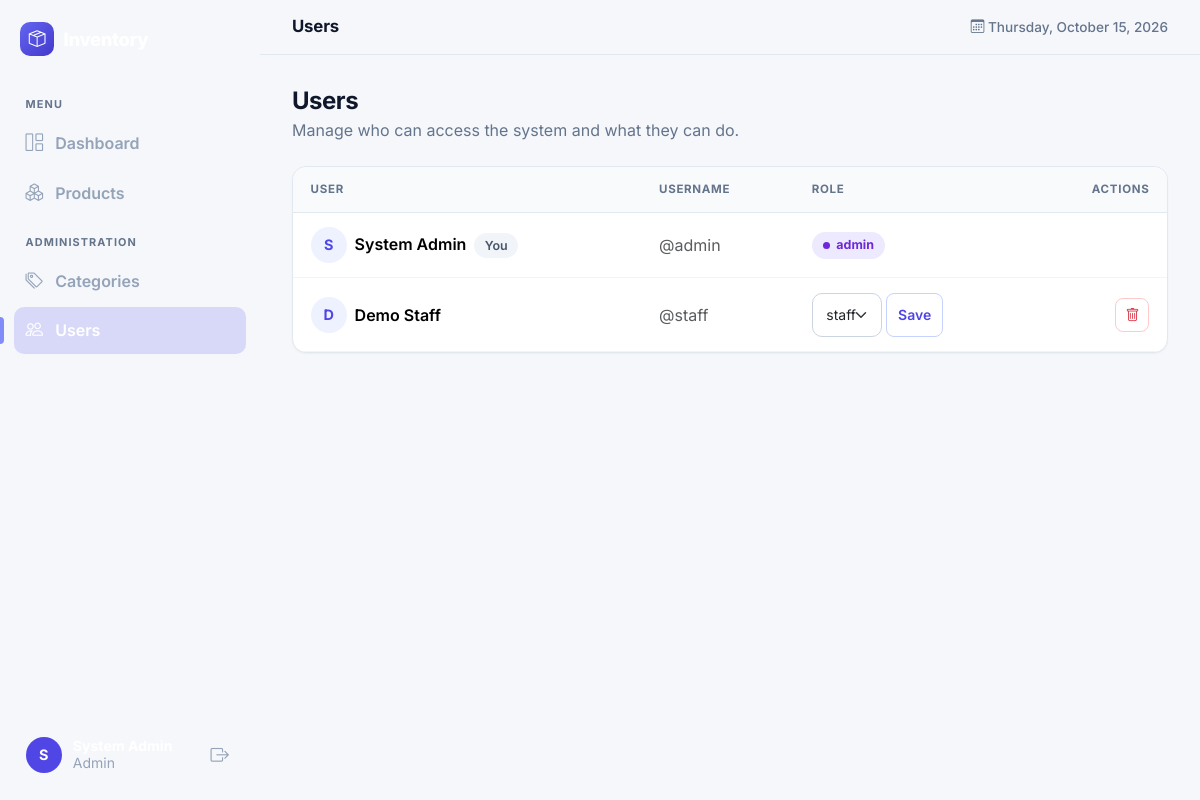
/users.php (signed in), run on the app's committed database.
### tables this page shows
CREATE TABLE users (
    id INT AUTO_INCREMENT PRIMARY KEY,
    full_name VARCHAR(100) NOT NULL,
    username VARCHAR(50) NOT NULL UNIQUE,
    password VARCHAR(255) NOT NULL,
    role ENUM('admin','staff') NOT NULL DEFAULT 'staff'
);

### db.php (called while the page is built, shortened)
<?php
function e($text) {
    return htmlspecialchars((string)$text, ENT_QUOTES, 'UTF-8');
}

### users.php (the view, shortened to what this page needs)
<?php
include "db.php";
$users = mysqli_query($conn, "SELECT id, full_name, username, role FROM users ORDER BY id");
include "header.php";
?>
<div class="page-head">
    <div>
        <h3>Users</h3>
        <p>Manage who can access the system and what they can do.</p>
    </div>
</div>
<div class="card">
    <div class="table-responsive">
        <table class="table">
            <thead><tr><th>User</th><th>Username</th><th>Role</th><th class="text-end">Actions</th></tr></thead>
            <tbody>
            <?php while ($u = mysqli_fetch_assoc($users)) { ?>
                <tr>
                    <td>
                        <div class="d-flex align-items-center gap-2">
                            <span class="avatar"><?= e(strtoupper(mb_substr($u['full_name'], 0, 1))) ?></span>
                            <span class="fw-semibold"><?= e($u['full_name']) ?><?php if ($u['id'] == $_SESSION['user_id']) { ?> <span class="pill ms-1">You</span><?php } ?></span>
                        </div>
                    </td>
                    <td class="text-muted">@<?= e($u['username']) ?></td>
                    <td>
                        <?php if ($u['id'] == $_SESSION['user_id']) { ?>
                            <span class="status role-<?= e($u['role']) ?>"><?= e($u['role']) ?></span>
                        <?php } else { ?>
                        <form method="post" class="d-flex gap-1">
                            <select name="role" class="form-select form-select-sm w-auto">
                                <option value="staff" <?= $u['role'] == 'staff' ? 'selected' : '' ?>>staff</option>
                            </select>
                            <button class="btn btn-sm btn-outline-primary">Save</button>
                        </form>
                        <?php } ?>
                    </td>
                    <td class="text-end">
                        <?php if ($u['id'] != $_SESSION['user_id']) { ?>
                        <form method="post" class="d-inline" onsubmit="return confirm('Delete this user?');">
                            <button class="btn btn-sm btn-outline-danger icon-btn" title="Delete"><i class="bi bi-trash"></i></button>
                        </form>
                        <?php } ?>
                    </td>
                </tr>
            <?php } ?>
            </tbody>
        </table>
    </div>
</div>
<?php include "footer.php"; ?>

### css/style.css (style rules this page uses)
:root { --brand: #4f46e5; --brand-dark: #4338ca; --brand-soft: #eef2ff; --ink: #0f172a; --muted: #64748b; --line: #e2e8f0; --bg: #f5f7fb; --radius: 14px; }
body { font-family: 'Inter', system-ui, -apple-system, 'Segoe UI', sans-serif; background: var(--bg); color: var(--ink); -webkit-font-smoothing: antialiased; }
h1, h2, h3, h4, h5 { letter-spacing: -.02em; font-weight: 700; }
.btn { border-radius: 10px; font-weight: 600; padding: .55rem 1rem; }
.btn-sm { padding: .3rem .7rem; border-radius: 8px; }
.btn-outline-primary { color: var(--brand); border-color: #c7d2fe; }
.btn-outline-danger { border-color: #fecaca; }
.form-control, .form-select { border-radius: 10px; border: 1px solid #cbd5e1; padding: .65rem .85rem; }
.card { border: 1px solid var(--line); border-radius: var(--radius); box-shadow: 0 1px 2px rgba(15,23,42,.04); }
.avatar { width: 36px; height: 36px; border-radius: 50%; display: grid; place-items: center; flex: none; background: var(--brand-soft); color: var(--brand); font-weight: 700; font-size: .9rem; }
.page-head { display: flex; justify-content: space-between; align-items: flex-end; gap: 1rem; flex-wrap: wrap; margin-bottom: 1.5rem; }
.page-head h3 { margin: 0; }
.page-head p { margin: .15rem 0 0; color: var(--muted); }
.table { --bs-table-bg: transparent; margin: 0; }
.table thead th { background: #f8fafc; color: var(--muted); font-size: .72rem; text-transform: uppercase; letter-spacing: .06em; font-weight: 700; border-bottom: 1px solid var(--line); padding: .85rem 1.1rem; white-space: nowrap; }
.table tbody td { padding: .9rem 1.1rem; vertical-align: middle; border-color: #f1f5f9; }
.card > .table-responsive { border-radius: var(--radius); }
.pill { display: inline-block; font-size: .78rem; font-weight: 600; padding: .2rem .65rem; border-radius: 999px; background: #f1f5f9; color: #475569; }
.status { display: inline-flex; align-items: center; gap: .4rem; font-size: .78rem; font-weight: 700; padding: .25rem .7rem; border-radius: 999px; }
.status::before { content: ''; width: 7px; height: 7px; border-radius: 50%; background: currentColor; }
.role-admin { background: #ede9fe; color: #6d28d9; }
.icon-btn { width: 34px; height: 34px; padding: 0; display: inline-grid; place-items: center; }

### css/layout2.css (style rules this page uses)
:root { --side-w: 260px; --side-bg: #0f172a; }
.page-head h3 { font-size: 1.5rem; }

### data on the page
users: full_name "S", full_name "System Admin", shows "You", username "admin", role "admin"
users: full_name "D", full_name "Demo Staff", username "staff", role "staff"

### other printed values
mb_substr($_SESSION['name'], 0, 1) "S"
$_SESSION['role'] "Admin"
$page_title "Users"
